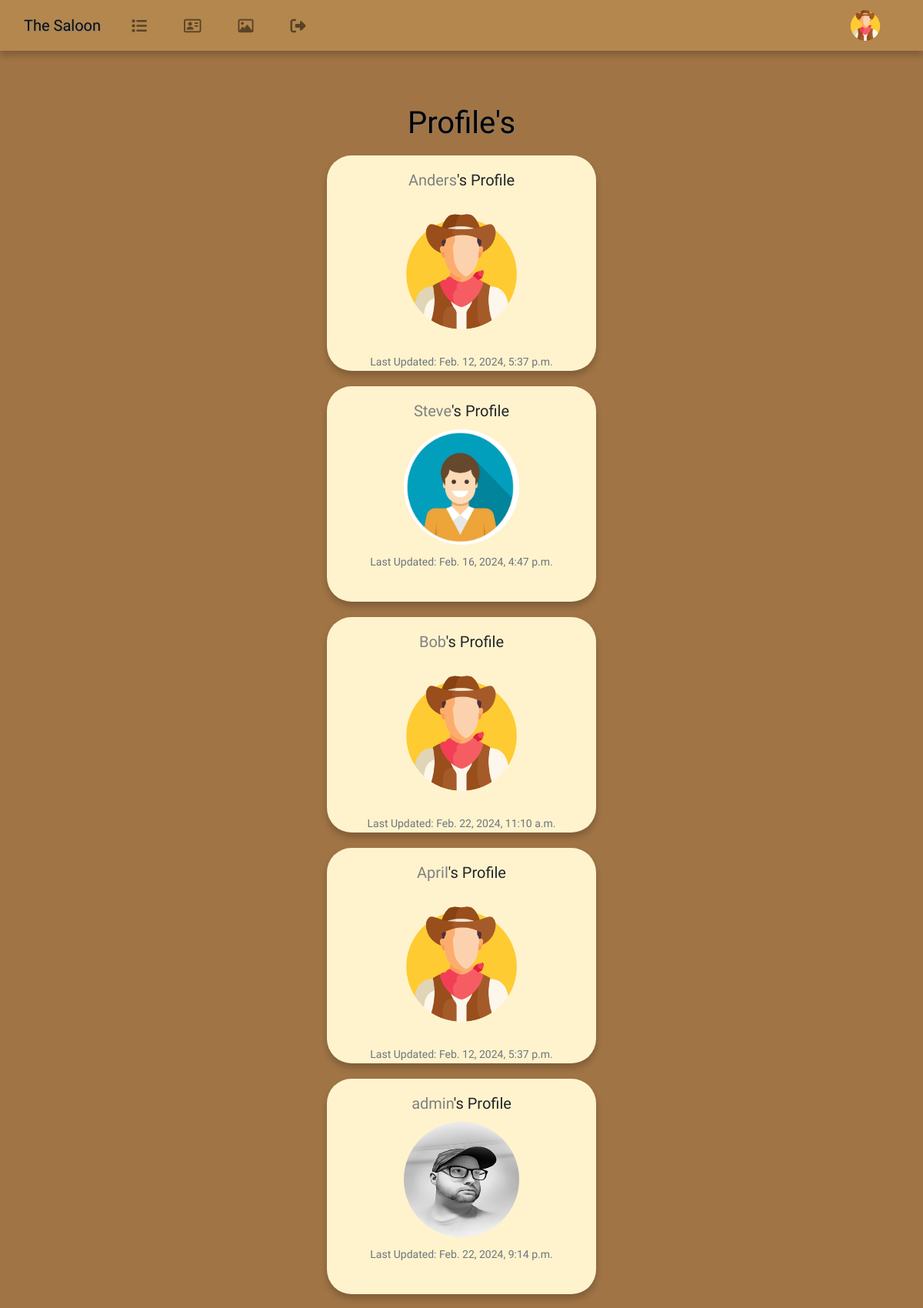
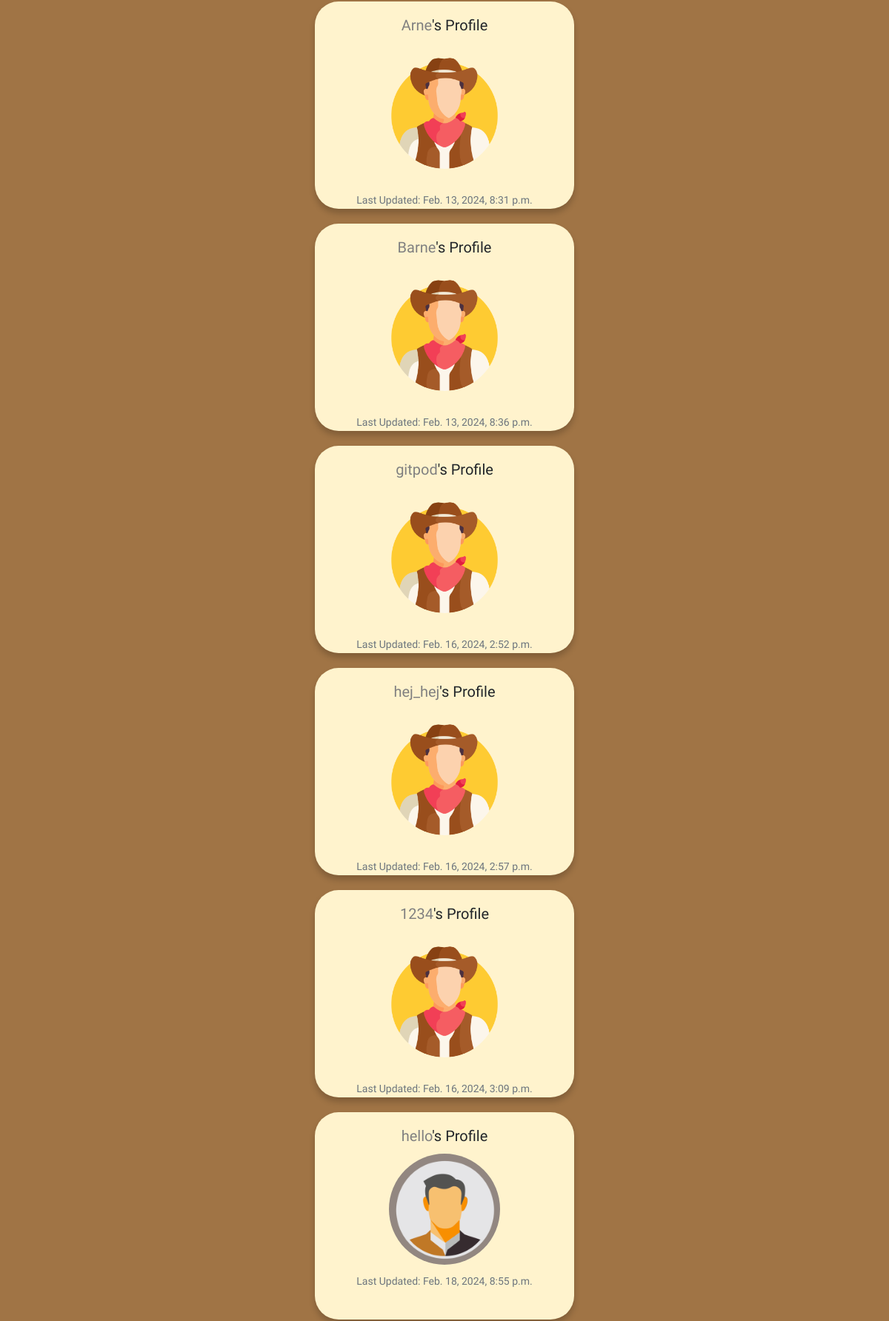
The page /profile_list/ (signed in, upper part) on the database its author committed (2 pictures, top to bottom).
### the_saloon/models.py (models this page shows, shortened)
class Profile(models.Model):
    user = models.OneToOneField(User, on_delete=models.CASCADE)
    follows = models.ManyToManyField("self",
                                     related_name="followed_by",
                                     symmetrical=False, blank=True)
    date_modified = models.DateTimeField(User, auto_now=True)
    profile_image = models.ImageField(
        null=True, blank=True, upload_to="images/")
    profile_bio = models.CharField(null=True, blank=True, max_length=500)
    facebook_link = models.CharField(null=True, blank=True, max_length=100)
    instagram_link = models.CharField(
        null=True, blank=True, max_length=100)
    linkedin_link = models.CharField(null=True, blank=True, max_length=100)
    youtube_link = models.CharField(null=True, blank=True, max_length=100)
    x_link = models.CharField(null=True, blank=True, max_length=100)

### the_saloon/views.py (the view)
# urls.py: path('profile_list/', views.profile_list, name='profile_list'),
def profile_list(request):
    if request.user.is_authenticated:
        profiles = Profile.objects.exclude(user=request.user)
        return render(request, 'profile_list.html', {"profiles": profiles})
    else:
        messages.success(request, ("You must login to see this page..."))
        return redirect('home')

### the_saloon/templates/profile_list.html
{% extends 'base.html' %}
{% load static %}
{% block content %}
  <h1 class="list">Profile's</h1>
    {% if profiles %}
    {% for profile in profiles %}
<div class="list-container col-md-12">
  <div class="cont">
    <div class="container">
      <div class="list-card">
        <h5 class="card-title"><a href="{% url 'profile' profile.user.id  %}">
          {{ profile.user.username }}</a>'s Profile</h5>
                {% if profile.profile_image %}
                  <img class="list img rounded-circle" src="{{ profile.profile_image.url }}"
                  width=150 height=150
                  alt="{{ profile.user.username}}">
                {% else %}
                <img class="list profile rounded-circle" src="{% static 'images/cowboy.png' %}" height="150"
                width="150" alt="profile_image">
                {% endif %}
              <p class="list card-text"><small class="text-muted">
              Last Updated: {{ profile.date_modified }}</small></p>
      </div>
    </div>
  </div>
</div>
{% endfor %}
{% endif %}
{% endblock %}

### social/static/css/style.css (style rules this page uses)
body { background-color: #A07445; margin-bottom: 80px; }
div.container { display: flex; }
img.profile { margin-top: 20px; margin-bottom: 20px; }
p.card-text { font-family: Rye, serif; }
a { color:gray }
small.text-muted { margin-top: 20px; }
h1.list { font-family: Rye, serif; text-align: center; margin-top: 70px; color: black; text-shadow: 1px 1px 1px gray; }
div.cont { display: flex; width: 400px; height: 300px; columns: 2; flex-direction: row; justify-content: space-between; }
div.list-container { display: flex; align-items: center; justify-content: center; }
div.list-card { text-align: center; font-family: Rye, serif; flex: 1; width: 280px; height: 280px; padding: 20px; margin: 10px; background-color:#FFF3CD; box-shadow: 0 6px 8px 0 rgba(0,0,0,.2); border-radius: 2rem; }
img.list { width: 150px; height: 150px; }
p.list { margin-top: 10px; }

### rows shown on the page
Profile: user.username "Anders", date_modified "Feb. 12, 2024, 5:37 p.m."
Profile: user.username "Steve", profile_image (picture), date_modified "Feb. 16, 2024, 4:47 p.m."
Profile: user.username "Bob", date_modified "Feb. 22, 2024, 11:10 a.m."
Profile: user.username "April", date_modified "Feb. 12, 2024, 5:37 p.m."
Profile: user.username "admin", profile_image (picture), date_modified "Feb. 22, 2024, 9:14 p.m."
Profile: user.username "Arne", date_modified "Feb. 13, 2024, 8:31 p.m."
Profile: user.username "Barne", date_modified "Feb. 13, 2024, 8:36 p.m."
Profile: user.username "gitpod", date_modified "Feb. 16, 2024, 2:52 p.m."
Profile: user.username "hej_hej", date_modified "Feb. 16, 2024, 2:57 p.m."
Profile: user.username "1234", date_modified "Feb. 16, 2024, 3:09 p.m."
Profile: user.username "hello", profile_image (placeholder picture), date_modified "Feb. 18, 2024, 8:55 p.m."
